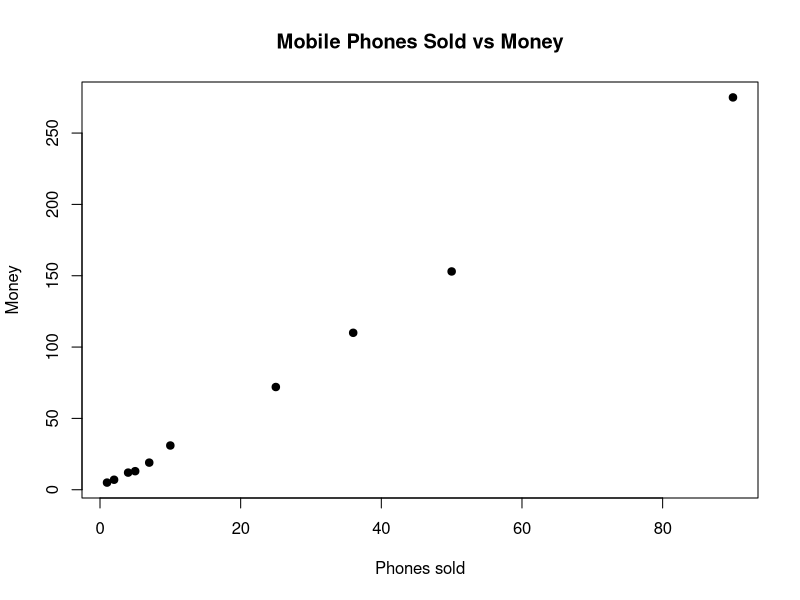

This chart was generated by the following R code:
# Mobile phones scatter plot
# Individual R source code for Day 1, Question 8
# Run this file in RStudio.


x <- c(4,1,5,7,10,2,50,25,90,36)
y <- c(12,5,13,19,31,7,153,72,275,110)
plot(x,y,pch=19,main="Mobile Phones Sold vs Money",xlab="Phones sold",ylab="Money")
